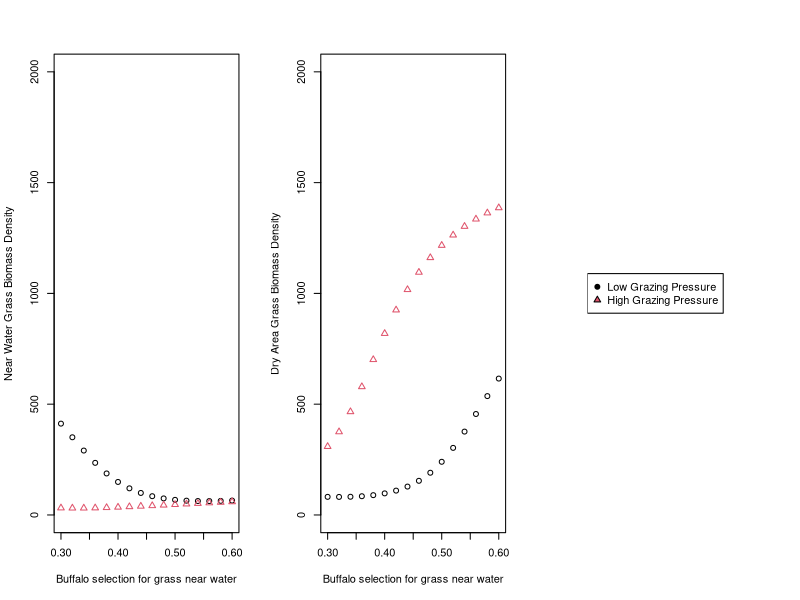
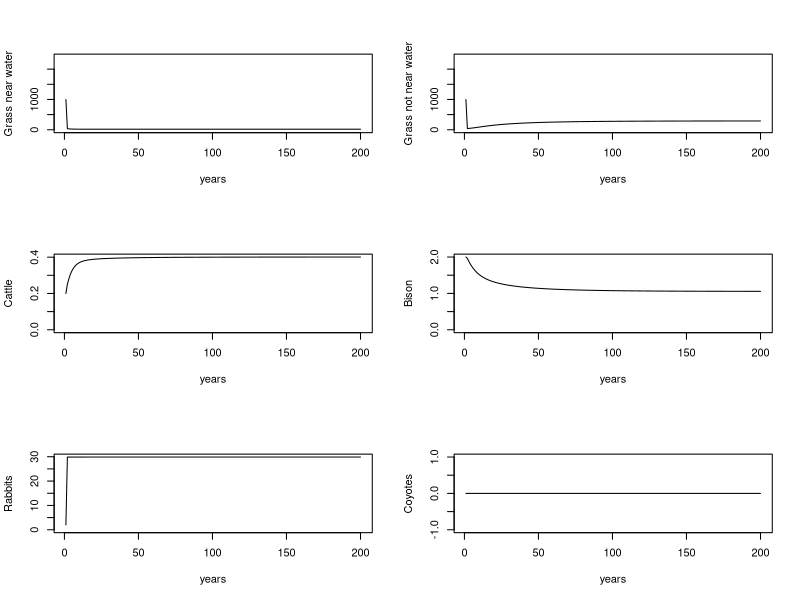
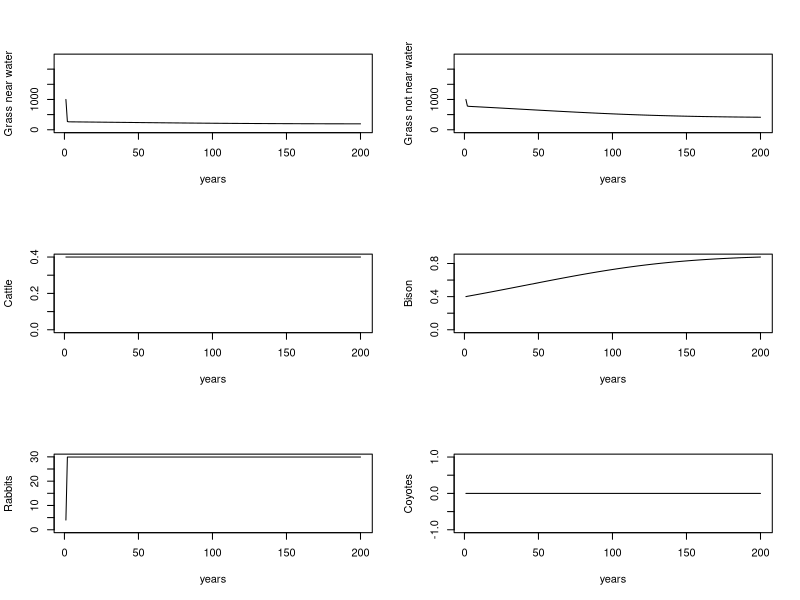
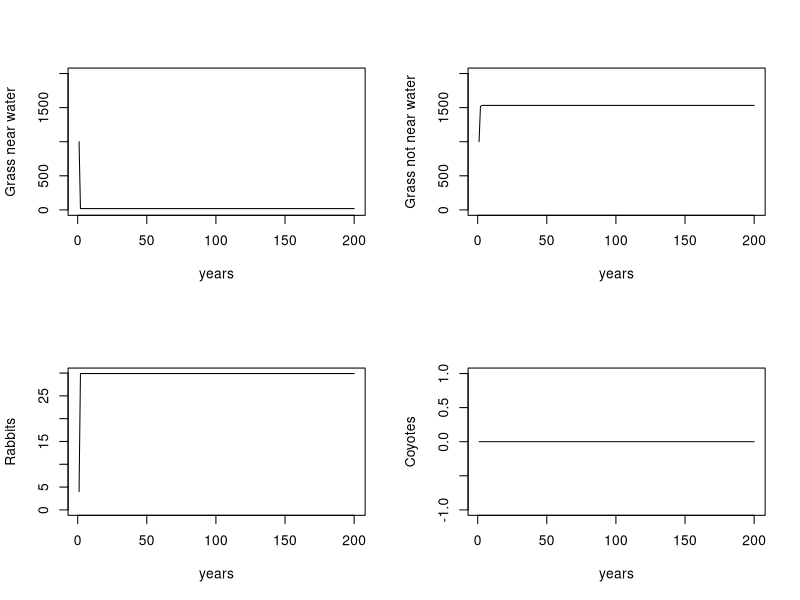
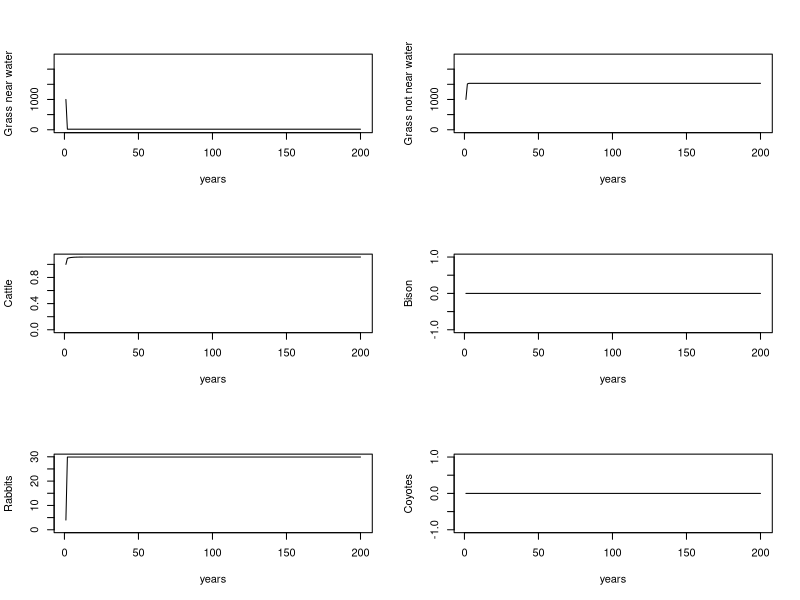
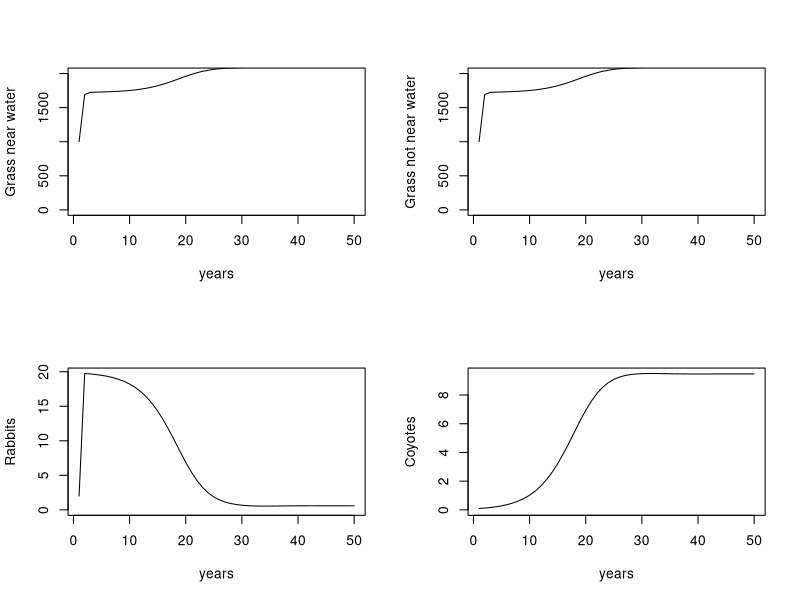
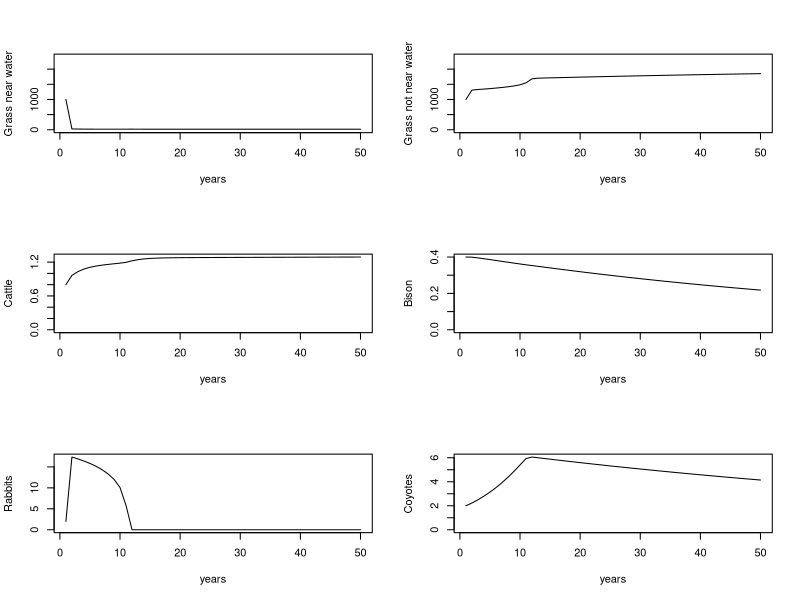

These charts were generated, in order, by the following R code:
library(deSolve)

# Variable Definitions

# Grass / Plants
# Gw0 = initial grass density of area near water
# Gd0 = initial grass density of area not near water
# w2t = proportion of range that is near water
# rG = intrinsic growth rate of grasses, assume the same in both habitats
# kG = carrying density of grasses

# Cattle
# C0 = initial density of cattle within entire space
# aC = grass consumption by cattle per capita per timestep
# eC = cattle biomass conversion efficiency
# dhC = rate of cattle harvest by humans

# Bison
# B0 = initial densiry of bison within entire space
# rb = bison intrinsic growth rate = .22 / year = .018 / month
# dhB = rate of bison culling by humans
# tB = proportion of time bison spend in range areas near water

# Jackrabbits
# R0 = initial density of rabbits within enter space
# aR = grass consumption by rabbits per capita per timestep
# eR = rabbit biomass conversion efficiency
# dnR = intrinsic rabbit death rate

# Coyote
# K0 = initial density of coyote within entire space
# aK = asymtotic consumption of rabbits by coyote
# bK = density at half maximum of coyote consumption
# eK = coyote biomass conversion efficiency
# dhK = coyote death rate imposed by humans

# Population Densities
# Population densities for animals are in individuals per hectare
# Densities for grasses are in grams biomass per hectare

model = function(t, y, parms) {
  
  Gw = y[1]
  Gd = y[2]
  C = y[3]
  B = y[4]
  R = y[5]
  K = y[6]
  
  with(as.list(parms), {
    
    GwT = Gw * w2t # Density of grasses near water scaled to total area
    GdT = Gd * ( 1 - w2t ) # Density of grasses not near water scaled to total area
    GT = GwT + GdT # Total density of grass at scale of total area
    
    Gw_growth =  rG * ( 1 - Gw / kG ) 
    Gw_cattle_consumption =  (aC * Gw / (bC + Gw)) * C / w2t 
    #print(cat(Gw_growth, Gw_cattle_consumption))
    dGw =  Gw_growth  -  Gw_cattle_consumption -  tB * (aB * Gw/(bB + Gw)) * B    -  (aR * Gw / (bR + Gw)) * R
    
    dGd =  rG * ( 1 - Gd / kG )    - (1 - tB) * (aB * Gd/(bB + Gd)) * B     -  (aR * Gd / (bR + Gd)) * R
    
    if(fixed_grazing_pressure == 1) {
      dC = 0 # stocking rate held constant by management    
    } else {
      dC  = (eC * (aC * Gw / (bC + Gw)) / Cw) * C   - dhC * C
    }
    
    dB  =  eB * (tB * (aB * GwT/(bB + GwT)) * B) / Bw     +   ( eB * (1-tB) * (aB * GdT/(bB + GdT)) * B ) / Bw    -  dhB * B
    
    
    if( R < 0 ){
      dR = .001  # rescue the population
    } else {
      dR  = (eR * (aR * GwT / (bR + GwT)) / Rw) * R * (1 - R / kR)    +   (eR * (aR * GdT / (bR + GdT)) / Rw) * R * (1 - R / kR)     - dnR * R    - ( (aK * R) / (bK + R) ) * K 
    }
    # evidence is that jackrabbits are not actually limited by food
    
    
    dK  = eK * ( (aK * R) / (bK + R) ) * K / Kw  + eK * ( 1 - (aK * R) / (bK + R) ) * deer * K / Kw - dhK * K
    #dK = 0  # Coyotes held constant by management
    
    # [ (1 - tB) * Gd + tB * Gw ] 
    differentials = c(dGw, dGd, dC, dB, dR, dK)
    list(differentials)
  
  })
}

kG = 2100 # carrying capcity density of grasses  kg / ha
unavailable_forage = 600 # kg/ha average used by other species, not controllable
kG = kG - unavailable_forage
params = c(
        Cw = 453, # avg weight of a cow
        Bw = 680, # avg weight of a bison
        Rw = 2, # avg weight of a rabbit
        Kw = 13, #avg weight of a coyote
  
        #rG = 60, # kg / year / kg
        rG = 6000, # intrinsic (max) growth rate of grasses  kg / year / ha
        kG = kG, # carrying capcity density of grasses  kg / ha
        
        w2t = .5, # precentage of area that is 'near water,' i.e. grazable by cattle
        
        aC = 4080,  # ideal kilos of grass per year per cattle 
        bC = kG / 100, # density of grasses at half maximum consumption, value is a rough guess
                     # consumption should saturate quickly
        eC = .1, # median conversion efficiency
        dhC = .5, # cattle harvest rate, percentage
        fixed_grazing_pressure = 1, # set to 1 to hold cattle constant, 0 to allow cattle population to grow
        
        aB = 4080,  # ideal kilos of grass per year per mature bison 
        bB = kG / 100, # consumption saturates quickly
        eB = .04,   #  bison biomass conversion efficiency
        #rB = .22,  # intrinsic growth rate, bison growth per year - individuals per year, not biomass.  equates to above values
        dhB = .1, # culling rate, allowing some growth, a percentage
        tB = .2,  # percentage time bison spend feeding near water, may be influenced by precipitation
        
        eR = .4, # this is tuned to allow one rabbit to create 8 rabbits a year, a conservative estimate
        aR =  54.75, # kg forage per year per rabbit
        bR = kG / 100, # saturate forage rate quickly 
        kR = 30,  # max jackrabbits per hectare  # they may not be limited actually
        dnR = 0.05, # natural rabbit death rate - not including predation 
        
        aK = 20,  # jackrabbits per individual per year
        bK = 4,   # these numbers were adjusted to produce stable, expected dynamics
        eK = .1, # trophic
        deer = 0, # density of fawns consumed by coyote, can be managed by managing deer population
        dhK = 1 #coyote control rate held constant by management
        )

# manipulating
Gw0 = 2100
Gd0 = 1000
C0 = 0 # .4 #.4 # consider this as stocking rate, held constant by management
B0 = .4 # 2
R0 = 2.7 # 10
K0 = 3 #40
  
state = c(
          Gw0,
          Gd0,
          C0,
          B0,
          R0,
          K0
          )

t = 1:30  # 30 years prediction
#t = 1:200 # to get equilibria
t = 1:200
#t = 1:50

# just grasses
#state = c( 1000, 1000, 0, 0, 0, 0)

# grasses with cows, medium grazing pressure
#state = c( 1000, 1000, .4, 0, 0, 0)

# grasses with cows, heavy grazing pressure
state = c( 1000, 1000, .8, 0, 0, 0)
params['w2t'] = .2

cows_water_vs_grazing = function(state){
  C0v = seq(.1, 1, .2)
  w2t = seq(.01, .99, .02)
  data = matrix(, nrow = length(w2t), ncol = length(C0v) )
  for( j in 1:length(C0v)) {
    for( i in 1:length(w2t)){
      prms = params
      prms['w2t'] = w2t[i]
      stat = state
      stat[3] = C0v[j]
      out = ode(y = stat, times = t, func = model, parms = prms)
      data[i, j] = out[nrow(out), 2]
    }
    
  }
  
  matplot(w2t, data, type='p', pch=21, main=cat('Grass Biomass at Grazing Pressure: ', state[3]),
       xlab='Pecentage of range near water', 
       ylab = 'Grass Biomass')
  
  return(data)
}
#data = cows_water_vs_grazing(state)




# grasses with bison and cows, medium grazing pressure
state = c( 1000, 1000, .4, .4, 0, 0)
params['dhB'] = .19

cows_vs_bison = function(state) {
  C0v = c(.2, .4, .6, .8)
  B0v = c(.2, .4, .6, .8)
  
}


cows_bison_tB_vs_grazing = function(state){
  #C0v = seq(.1, 1, .2)
  C0v = c(.2, .8)
  w2t = .5
  tB = seq(w2t-.2, w2t+.1, .02)
  
  prms = params
  prms['w2t'] = w2t
  stat = state
  
  grassWater = matrix(, nrow = length(tB), ncol = length(C0v) )
  grassDry   = matrix(, nrow = length(tB), ncol = length(C0v) )
  
  for( j in 1:length(C0v)) {
    stat[3] = C0v[j]
    
    for( i in 1:length(tB)){
      prms['tB'] = tB[i]
      out = ode(y = stat, times = t, func = model, parms = prms)
      grassWater[i, j] = out[nrow(out), 2]
      grassDry[i, j] = out[nrow(out), 3]
      
    }
    
  }
  #layout(matrix(c(1,2),nrow=1), width=c(4,1)) 
  #par(mar=c(5,4,4,0)) #No margin on the right side
  par(mfrow=c(1,3))
  matplot(tB, grassWater, type='p', pch=c(21, 24), ylim=c(0,2000),
          xlab='Buffalo selection for grass near water', 
          ylab = 'Near Water Grass Biomass Density')
  
  matplot(tB, grassDry, type='p', pch=c(21, 24), ylim=c(0,2000),
          xlab='Buffalo selection for grass near water', 
          ylab = 'Dry Area Grass Biomass Density')
  
  plot(c(0,1), type='n', axes=F, xlab="", ylab="")
  legend("left", c("Low Grazing Pressure", "High Grazing Pressure"), pch=c(21, 24), pt.bg=seq_len(length(C0v)))
  par(mfrow=c(1,1))
  
  return(data)
}
data = cows_bison_tB_vs_grazing(state)




system_plot = function(out) {
  
  par(mfrow=c(3,2))
  matplot(t, out[,2], type = "l", ylab = "Grass near water", xlab = 'years', ylim=c(0, 2400))
  matplot(t, out[,3], type = "l", ylab = "Grass not near water", xlab = 'years', ylim=c(0, 2400))
  matplot(t, out[,4], type = "l", ylab = "Cattle", xlab = 'years', ylim=c(0, max(out[,4])))
  matplot(t, out[,5], type = "l", ylab = "Bison", xlab = 'years', ylim=c(0, max(out[,5])))
  matplot(t, out[,6], type = "l", ylab = "Rabbits", xlab = 'years', ylim=c(0, max(out[,6])))
  matplot(t, out[,7], type = "l", ylab = "Coyotes", xlab = 'years', ylim=c(0, max(out[,7])))
  par(mfrow=c(1,1))
  
}

rabbit_coyote_plot = function(out){
  par(mfrow=c(2,2))
  matplot(t, out[,2], type = "l", ylab = "Grass near water", xlab = 'years', ylim=c(0, 2000))
  matplot(t, out[,3], type = "l", ylab = "Grass not near water", xlab = 'years', ylim=c(0, 2000))
  matplot(t, out[,6], type = "l", ylab = "Rabbits", xlab = 'years', ylim=c(0, max(out[,6])))
  matplot(t, out[,7], type = "l", ylab = "Coyotes", xlab = 'years', ylim=c(0, max(out[,7])))
  par(mfrow=c(1,1))
}

# bison vs cattle population
state = c(1000, 1000, .2, 2, 2, 0)
params['fixed_grazing_pressure'] = 0
out = ode(y = state, times = t, func = model, parms = params)
system_plot(out)

# rabbits and things
state = c( 1000, 1000, .4, .4, 4, 0)
params['w2t'] = .5
params['dhB'] = .22
params['fixed_grazing_pressure'] = 1
out = ode(y = state, times = t, func = model, parms = params)
system_plot(out)

state = c( 1000, 1000, 1, 0, 4, 0)
params['kR'] = 30
params['fixed_grazing_pressure'] = 0
params['kG'] = 2100
out = ode(y = state, times = t, func = model, parms = params)
rabbit_coyote_plot(out)
system_plot(out)


# rabbit/coyote system 
state = c( 1000, 1000, 0, 0, 2, .1)
#params['aK'] = 1200
#params['bK'] = 30
#params['eK'] = .001  # is this biomass conversion,, or actually rabbit to coyote conversion?
#params['aR'] = 45
#params['eR'] = .4 # bump up biomass conversion per year ?? for rabbits due to lots of babies
#t = 1:50
params['kR'] = 20
params['dhK'] = .01
params['aK'] = 200
params['bK'] = 90
t = 1:50
out = ode(y = state, times = t, func = model, parms = params)
rabbit_coyote_plot(out)


# rabbit/coyote/cattle system
state = c( 1000, 1000, .8, .4, 2, 2)
params['aK'] = 20
params['bK'] = 4
params['fixed_grazing_pressure'] = 0
#params['eR'] = .7 # bump up biomass conversion per year ?? for rabbits due to lots of babies
out = ode(y = state, times = t, func = model, parms = params)
system_plot(out)
#rabbit_coyote_plot(out)
